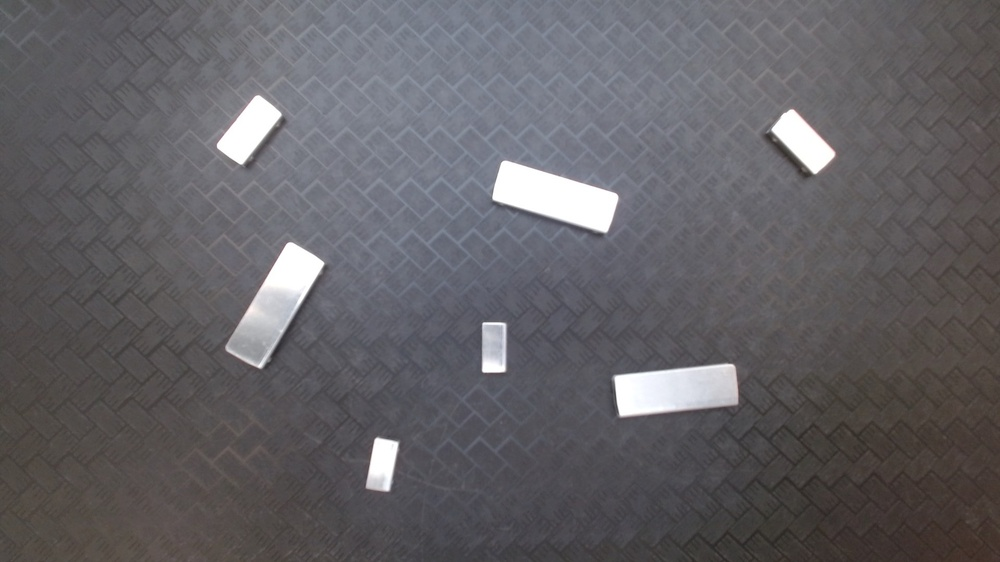
#> input picture slika.jpg, 1000 x 562 px, shrunk from 1920 x 1080 before the run, given in place of the camera
$ python gptidea.py
#> lines starting #> are read from the running program, lines starting #| are printed output that depends on the picture; after the words box and inside, x2 and y2 are one past the last pixel; in counts of white or black regions, pixels touching at a corner belong together
import cv2
import numpy as np
#camera callibration output
camera_matrix = np.array([[644.68813571,   0.0 ,        308.84858405],
                          [  0.0  ,       645.41401477, 238.27188475],
                          [  0.0 ,          0.0 ,          1.0      ]])
dist_coeffs = np.array([-3.19275846e-03,  1.84520855e-01, -6.35263471e-04, -2.54347190e-03, -8.08299110e-01])

# Open the webcam
cap = cv2.VideoCapture(0, cv2.CAP_DSHOW)

#function that will get rotation of object based on the contour
def get_rotation(w, h, image):
    #Processing box:  1  Width:  23 Height:  66
    #Processing box:  2  Width:  67 Height:  22
    # Check if the contour is a square

    # remap values from 22-67 to 0-90
    angle = np.interp(w, [22, 76], [0, 90])

    return angle


while True:
    # Read a frame from the webcam
    ret, frame = cap.read()
#> frame is the input picture: shape (562, 1000, 3); mean B, G, R 101.1, 97.3, 99.2
    print(frame.shape)
#| (562, 1000, 3)

    #treshold the image
    _, frame = cv2.threshold(frame, 200, 255, cv2.THRESH_BINARY)
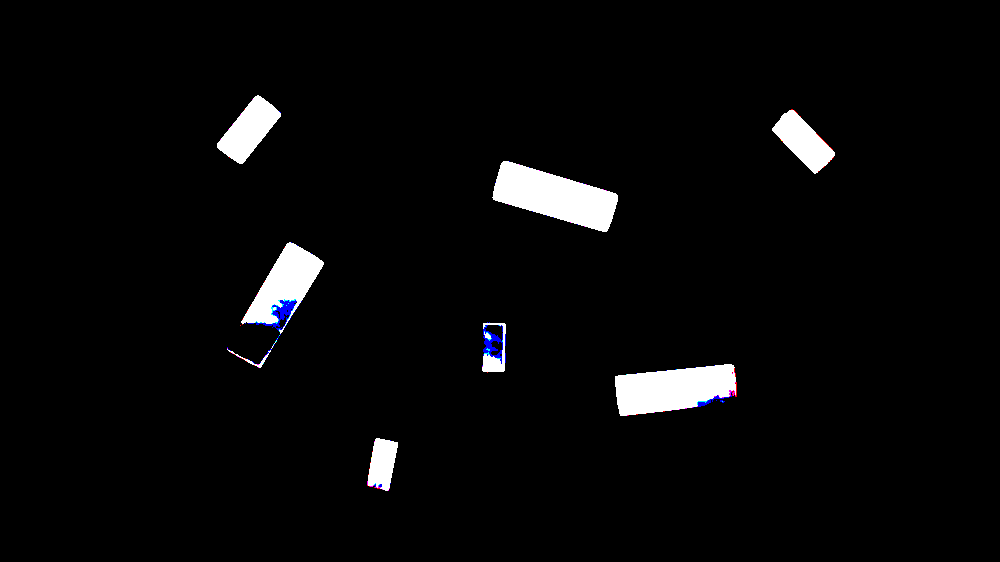
#> frame: shape (562, 1000, 3); mean B, G, R 8.8, 8.4, 8.4

    #print(frame.shape)
    #crop picture
    #frame = frame[0:480, 0:640]

    # Convert the frame to grayscale
    gray = cv2.cvtColor(frame, cv2.COLOR_BGR2GRAY)

    # Apply edge detection
    edges = cv2.Canny(gray, 50, 150)
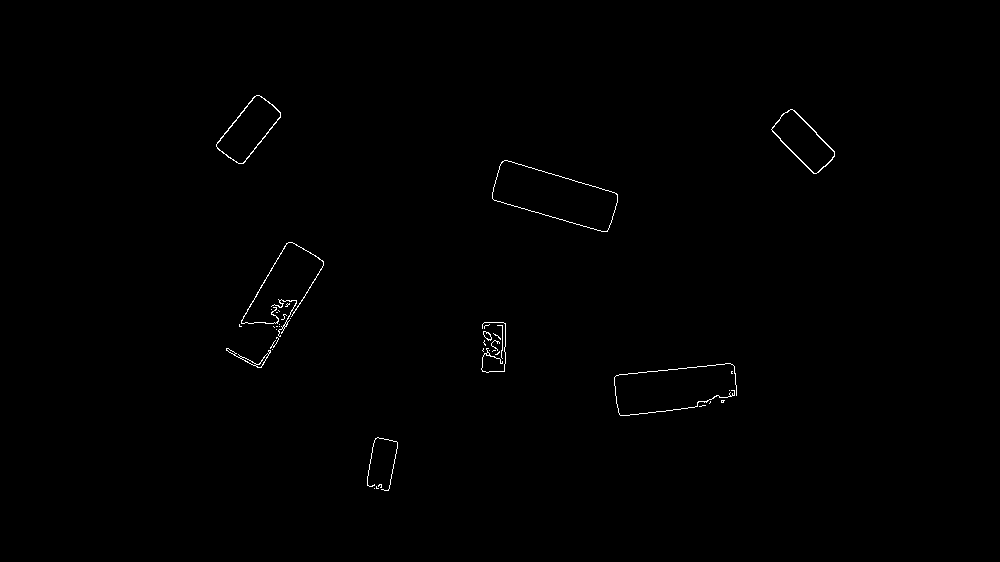
#> edges: shape (562, 1000); 0.38% white in thin lines or dots, all inside (x1, y1, x2, y2) = (216, 95, 835, 491)

    # Find contours in the edges
    contours, _ = cv2.findContours(edges, cv2.RETR_EXTERNAL, cv2.CHAIN_APPROX_SIMPLE)
#> contours = 41 contours, 34 with area under 20; largest, box (x1, y1, x2, y2) and area: (492, 160, 618, 232) 4998, (216, 95, 281, 164) 2218, (771, 109, 835, 174) 1982, (226, 348, 271, 368) 121, (241, 242, 324, 324) 52, (483, 331, 492, 341) 45, (271, 299, 297, 337) 34

    # Iterate over the contours on every 10th frame

    for i, contour in enumerate(contours):
        # Get the rectangle that encloses the contour
        x, y, w, h = cv2.boundingRect(contour)

        angle = get_rotation(w, h, frame)
        #print on the last itteration

        print("Processing box: ", i , "Angle: " , angle , "Width: " , w , "Height: " , h)

        #if i= 0
        #    sent to robot(x,y,angle)

        # Draw the rectangle on the original image
        cv2.rectangle(frame, (x, y), (x + w, y + h), (0, 255, 0), 2)
#> this loop made 41 passes
#> (x, y, w, h, angle) on passes 1, 2, 3, 4, 5, 7, 8, 9, 10, 11, 13, 14: (374, 488, 1, 1, 0), (376, 486, 3, 3, 0), (378, 484, 4, 4, 0), (367, 437, 31, 54, 15), (699, 405, 7, 2, 0), (721, 400, 4, 3, 0), (729, 390, 1, 1, 0), (731, 371, 2, 3, 0), (614, 363, 123, 53, 90), (495, 351, 5, 4, 0), (489, 350, 1, 1, 0), (272, 349, 1, 1, 0)
#> (contour, x, y, w, h, angle) on passes 6, 12, 24, 25, 33, 34: ([[710, 401], [710, 402], [709, 403], [710, 402]], 709, 401, 2, 3, 0), ([[493, 350], [492, 351], [493, 350], [495, 350]], 492, 350, 4, 2, 0), ([[276, 326], [277, 326]], 276, 326, 2, 1, 0), ([[273, 326], [274, 327]], 273, 326, 2, 2, 0), ([[276, 312], [277, 312]], 276, 312, 2, 1, 0), ([[278, 310], [279, 311]], 278, 310, 2, 2, 0)
#| Processing box:  0 Angle:  0.0 Width:  1 Height:  1
#| Processing box:  1 Angle:  0.0 Width:  3 Height:  3
#| Processing box:  2 Angle:  0.0 Width:  4 Height:  4
#| Processing box:  3 Angle:  15.0 Width:  31 Height:  54
#| Processing box:  4 Angle:  0.0 Width:  7 Height:  2
#| Processing box:  5 Angle:  0.0 Width:  2 Height:  3
#| Processing box:  6 Angle:  0.0 Width:  4 Height:  3
#| Processing box:  7 Angle:  0.0 Width:  1 Height:  1
#> (further printed lines are left out)
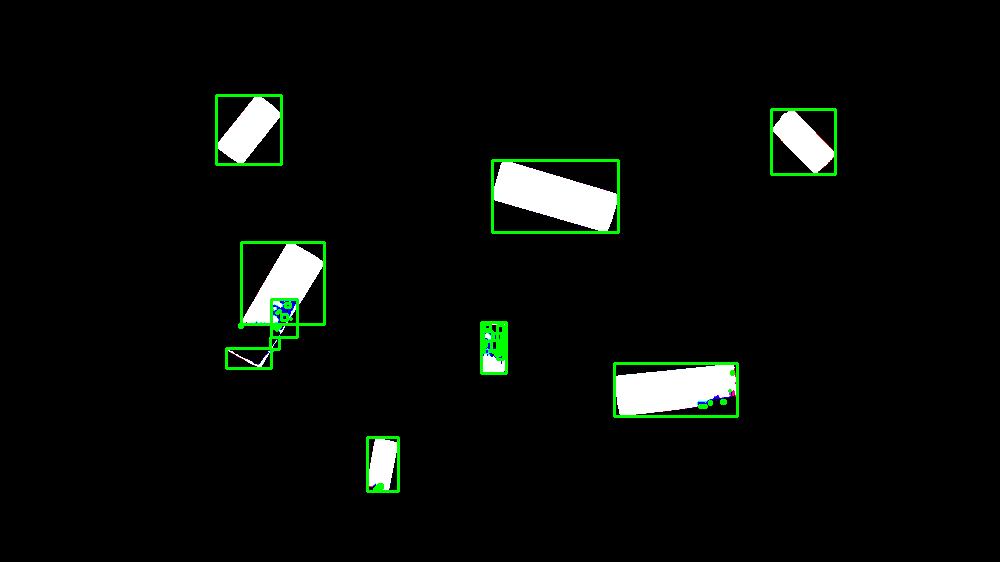
#> frame: shape (562, 1000, 3); 1.35% of pixels changed, all inside (x1, y1, x2, y2) = (215, 94, 837, 493)
        #wait for 2 seconds
        #cv2.waitKey(500)


    # Display the image
    cv2.imshow('frame', frame)

    # Break the loop if 'q' is pressed
    if cv2.waitKey(1) & 0xFF == ord('q'):
#> (key q is pressed here)
        break

# Release the video capture object
cap.release()

# Close all OpenCV windows
cv2.destroyAllWindows()

$ run again, on frame0.png
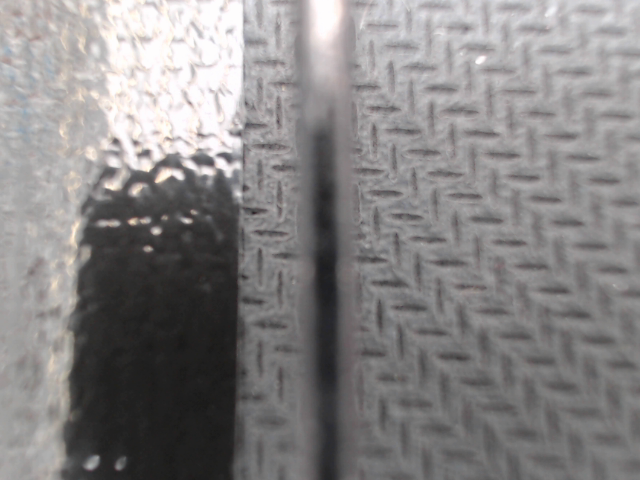
#> input picture frame0.png, 640 x 480 px, given in place of the camera
#> frame is the input picture: shape (480, 640, 3); mean B, G, R 132.3, 132.1, 134.5
#| (480, 640, 3)
#> `edges = cv2.Canny(gray, 50, 150)`:
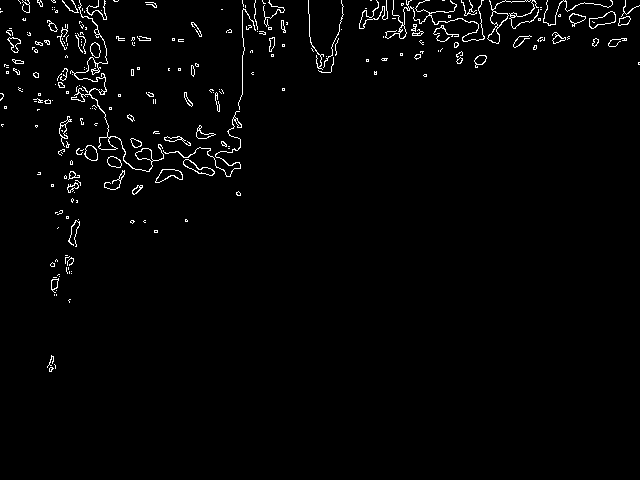
#> edges: shape (480, 640); 1.9% white in thin lines or dots, all inside (x1, y1, x2, y2) = (0, 0, 640, 372)
#> contours = 253 contours, 214 with area under 20; largest, box (x1, y1, x2, y2) and area: (70, 0, 164, 172) 428, (487, 0, 531, 44) 290, (589, 11, 616, 29) 236, (155, 169, 183, 183) 203, (183, 159, 215, 176) 191
#> the loop `for i, contour in enumerate(contours):` made 253 passes
#> (x, y, w, h, angle) on passes 1, 3, 4: (49, 367, 5, 5, 0), (47, 355, 7, 13, 0), (68, 299, 3, 4, 0)
#> (printed output is left out)
#> after the loop `for i, contour in enumerate(contours):`:
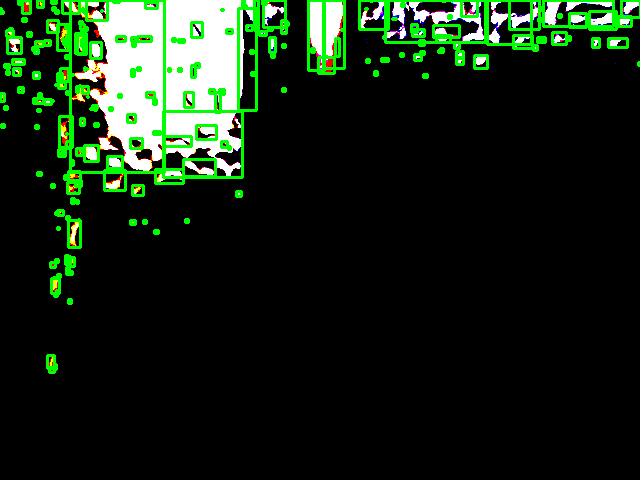
#> frame: shape (480, 640, 3); mean B, G, R 19.9, 35.5, 21
